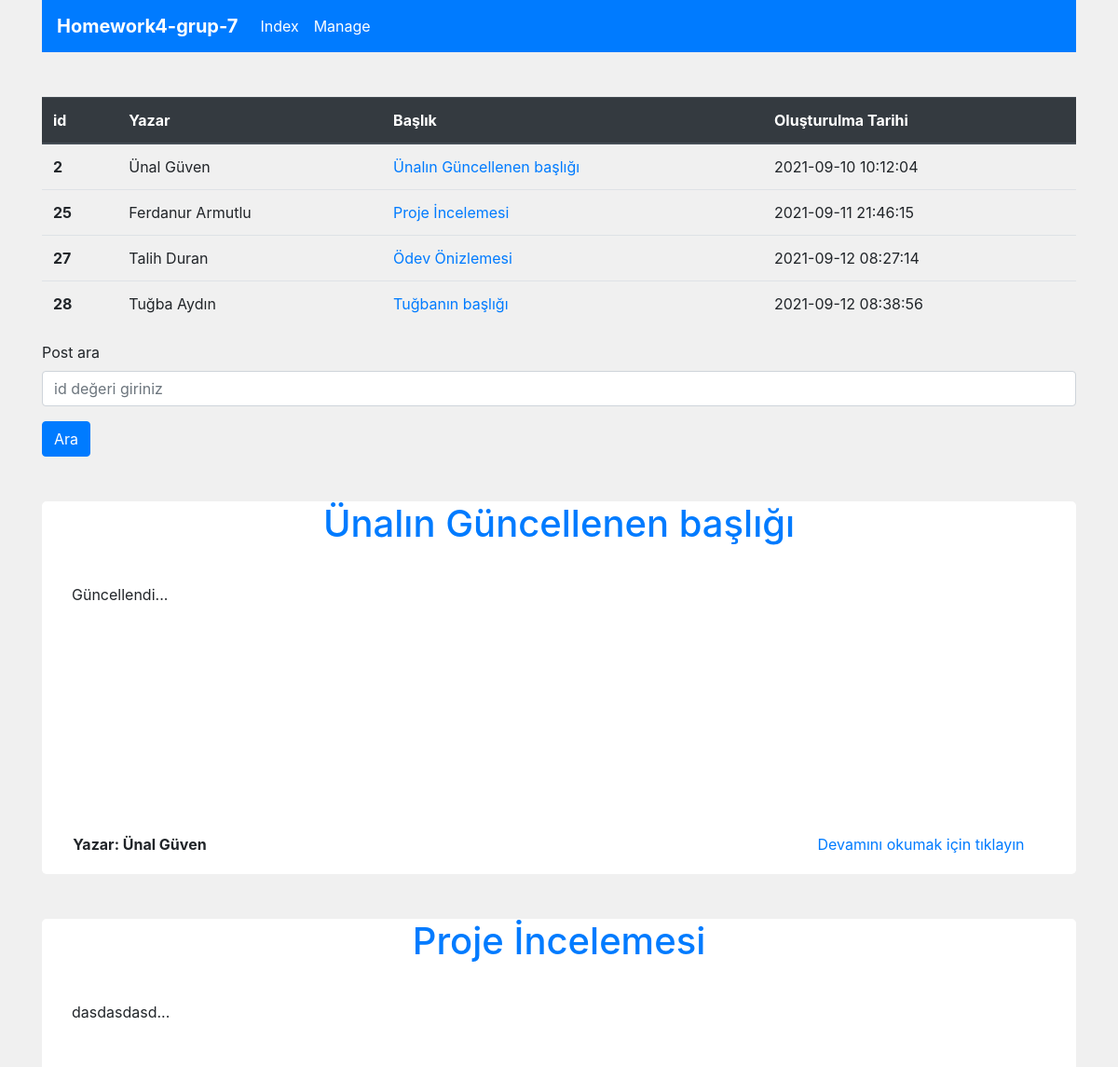
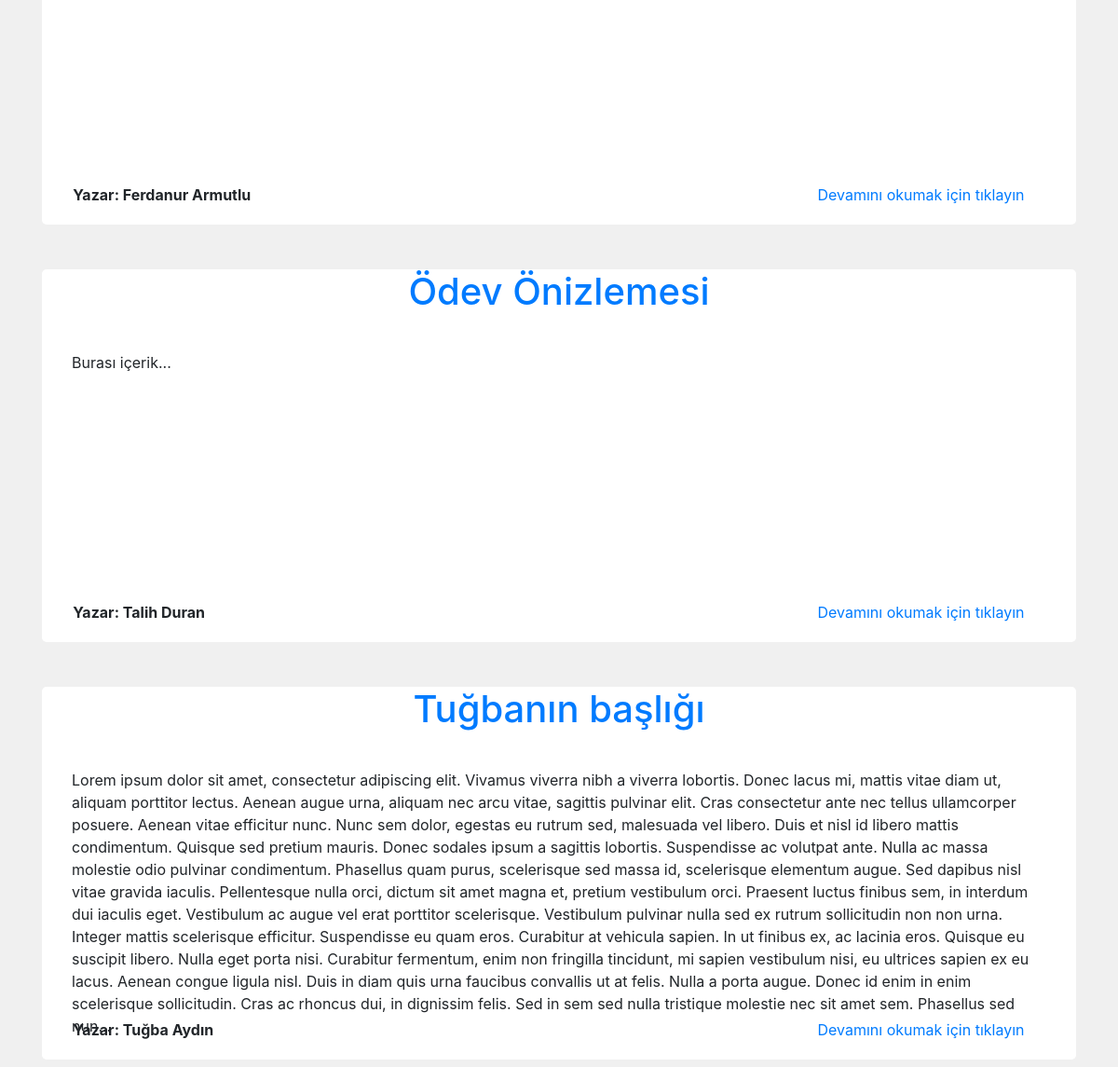
Before: / with the older database file (2 pictures, top to bottom).
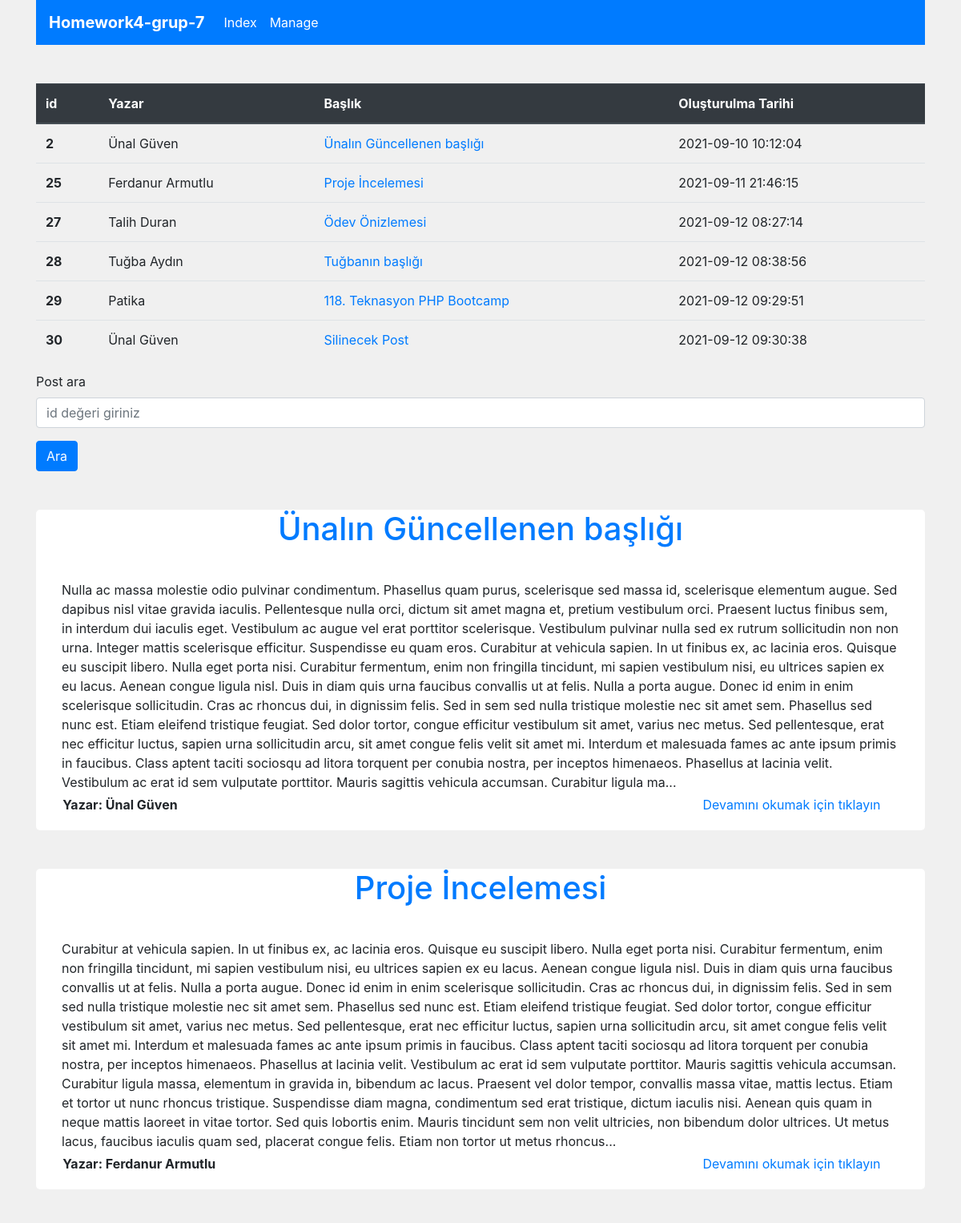
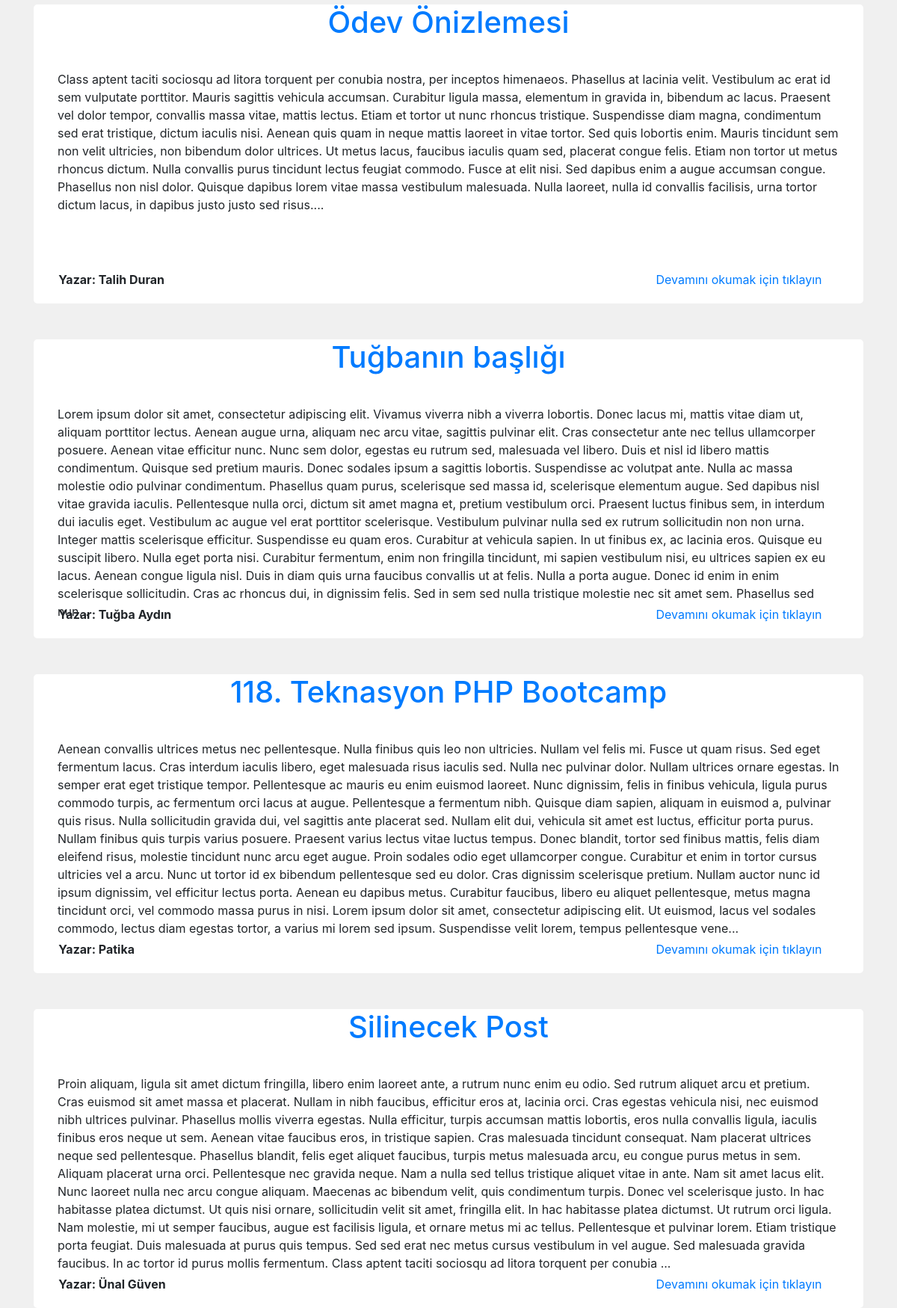
After: the same page with the newer database file (2 pictures, top to bottom).
### tables this page shows
CREATE TABLE `posts` (
  `id` int(11) NOT NULL,
  `author` varchar(55) NOT NULL,
  `post_detail` text NOT NULL,
  `post_header` varchar(255) NOT NULL,
  `post_created` datetime NOT NULL DEFAULT current_timestamp(),
  `post_updated` datetime NOT NULL DEFAULT current_timestamp()
);

### db.class.php (called while the page is built, shortened)
<?php
class DB{
    protected string $user = "root";
    protected string $pass = "";
    protected string $db_name = "post";
    protected string $host_name ="localhost";
    public function createConn() : PDO{
        try{
            return new PDO("mysql:host=$this->host_name;dbname=$this->db_name","$this->user","$this->pass");
        }catch(PDOException $e){
            echo $e-> getMessage();
        }
    }
    public function getAll(string $table_name) : array{
        $conn  = $this->createConn();
        $stmt = $conn->prepare("SELECT * FROM $table_name");
        $stmt->execute();
        return $stmt->fetchAll(PDO::FETCH_ASSOC);
    }
}

### post.class.php (called while the page is built, shortened)
<?php
require "db.class.php";
class Post{
    private object $database;
    public function __construct(DB $database)
    {
        $this->database = $database;
    }
    public function postLists() : array{
       return $this->database->getAll("posts");
    }
}

### index.php (the view, shortened to what this page needs)
<?php  require "post.class.php"; ?>
<!DOCTYPE html>
<html lang="en">
<head>
    <link rel="stylesheet" href="https://cdn.jsdelivr.net/npm/bootstrap@4.6.0/dist/css/bootstrap.min.css">
</head>
<body style = "background-color:rgb(240, 240, 240)">
<div class = "container">
<nav class="navbar navbar-expand-lg navbar-light bg-primary mb-5"  >
  <a class="navbar-brand" href="" style="color: white; font-weight:bold">Homework4-grup-7</a>
  <div class="collapse navbar-collapse" id="navbarNav">
    <ul class="navbar-nav">
      <li class="nav-item active">
        <a class="nav-link" style="color: white;" href="http://localhost/homework4-grup-7/index.php">Index <span class="sr-only">(current)</span></a>
      </li>
      <li class="nav-item active">
        <a class="nav-link" style="color: white;" href="http://localhost/homework4-grup-7/manage.php">Manage<span class="sr-only">(current)</span></a>
      </li>
    </ul>
  </div>
</nav>
    <table class="table">
    <thead class="thead-dark">
      <tr>
        <th scope="col">id</th>
        <th scope="col">Yazar</th>
        <th scope="col">Başlık</th>
        <th scope="col">Oluşturulma Tarihi</th>
      </tr>
    </thead>
    <tbody>
      <?php
      if(isset($_GET['post'])){
        $id = $_GET['post'];
        $postObj = new Post(new DB());
        $post = $postObj->postDetail($id);
        foreach($post as $post_val){
          echo "<tr>" . PHP_EOL;
          echo "<th scope ='row'>$post_val[id]</th>" . PHP_EOL;
          echo "<td>$post_val[author]</td>" . PHP_EOL;
          echo "<td><a href='http://localhost/homework4-grup7/$post_val[post_header].php'> $post_val[post_header]</a></td>" . PHP_EOL;
          echo "<td>$post_val[post_created]</td>" . PHP_EOL;
          echo "</tr> " . PHP_EOL;
      }
      } else {
        $postObj = new Post(new DB());
        $posts = $postObj->postLists();
        foreach($posts as $post){
          echo "<tr>" . PHP_EOL;
          echo "<th scope ='row'>$post[id]</th>" . PHP_EOL;
          echo "<td>$post[author]</td>" . PHP_EOL;
          echo "<td><a href='http://localhost/homework4-grup7/$post[post_header].php'> $post[post_header]</a></td>" . PHP_EOL;
          echo "<td>$post[post_created]</td>" . PHP_EOL;
          echo "</tr> " . PHP_EOL;
      }
      }
      ?>
    </tbody>
</table>
<form action="index.php" method="GET">
<div class="form-group">
       <label for="search-post">Post ara</label>
       <input type="text" name = "post" class="form-control" placeholder="id değeri giriniz">
</div>
<button class="btn btn-primary" type="submit">Ara</button>
</form>
<div class="container p-0 mt-5">
    <?php
  if(isset($_GET['post'])){
    foreach($post as $post_val){
      echo "<div class ='post-box mt-5'>";
      echo "<div class = 'post-box-inner'>";
      echo "<h1> <a href='http://localhost/homework4-grup7/$post_val[post_header].php'>$post_val[post_header]</a></h1>";
      echo "<p>";
      echo substr($post_val['post_detail'], 0 ,1500);
      echo "...</p>";
      echo "</div>";
      echo "<div class ='post-author'>Yazar: $post_val[author]</div>";
      echo "<div class ='post-read'><a href='http://localhost/homework4-grup7/$post_val[post_header].php'>Devamını okumak için tıklayın</a></div>";
      echo "</div>";
    }
  }else{
    foreach($posts as $post){
      echo "<div class ='post-box mt-5'>";
      echo "<div class = 'post-box-inner'>";
      echo "<h1> <a href='http://localhost/homework4-grup7/$post[post_header].php'>$post[post_header]</a></h1>";
      echo "<p>";
      echo substr($post['post_detail'], 0 ,1500);
      echo "...</p>";
      echo "</div>";
      echo "<div class ='post-author'>Yazar: $post[author]</div>";
      echo "<div class ='post-read'><a href='http://localhost/homework4-grup7/$post[post_header].php'>Devamını okumak için tıklayın</a></div>";
      echo "</div>";
   }
  }
    ?>
</div>
</body>
</html>

### index.php (style rules this page uses)
.post-box { width: 100%; height: 400px; background-color: white; border-radius: 5px; position: relative; }
.post-box h1 { text-align: center; }
.post-box-inner p { padding: 2em; }
.post-box-inner a { text-decoration: none; }
.post-author { position: absolute; bottom:5%; left: 3%; font-weight: bold; }
.post-read { position: absolute; bottom: 5%; right:5%; }

Changed rows visible on the page:
changed posts "Ünalın Güncellenen başlığı": post_detail "Güncellendi" → "Nulla ac massa molestie odio pulvinar condimentum. Phasellus quam purus, scelerisque sed massa id, scelerisque elementum augue. Sed dapibus nisl vitae gravida iaculis. Pellentesque nulla orci, dictum sit amet magna et, pretium vestibulum orci. Praesent luctus finibus sem, in interdum dui iaculis eget. Vestibulum ac augue vel erat porttitor scelerisque. Vestibulum pulvinar nulla sed ex rutrum sollicitudin non non urna. Integer mattis scelerisque efficitur. Suspendisse eu quam eros. Curabitur at vehicula sapien. In ut finibus ex, ac lacinia eros. Quisque eu suscipit libero. Nulla eget porta nisi. Curabitur fermentum, enim non fringilla tincidunt, mi sapien vestibulum nisi, eu ultrices sapien…"
changed posts "Proje İncelemesi": post_detail "dasdasdasd" → "Curabitur at vehicula sapien. In ut finibus ex, ac lacinia eros. Quisque eu suscipit libero. Nulla eget porta nisi. Curabitur fermentum, enim non fringilla tincidunt, mi sapien vestibulum nisi, eu ultrices sapien ex eu lacus. Aenean congue ligula nisl. Duis in diam quis urna faucibus convallis ut at felis. Nulla a porta augue. Donec id enim in enim scelerisque sollicitudin. Cras ac rhoncus dui, in dignissim felis. Sed in sem sed nulla tristique molestie nec sit amet sem. Phasellus sed nunc est. Etiam eleifend tristique feugiat. Sed dolor tortor, congue efficitur vestibulum sit amet, varius nec metus. Sed pellentesque, erat nec efficitur luctus, sapien urna sollicitudin arcu, sit amet congue…"
changed posts "Ödev Önizlemesi": post_detail "Burası içerik" → "Class aptent taciti sociosqu ad litora torquent per conubia nostra, per inceptos himenaeos. Phasellus at lacinia velit. Vestibulum ac erat id sem vulputate porttitor. Mauris sagittis vehicula accumsan. Curabitur ligula massa, elementum in gravida in, bibendum ac lacus. Praesent vel dolor tempor, convallis massa vitae, mattis lectus. Etiam et tortor ut nunc rhoncus tristique. Suspendisse diam magna, condimentum sed erat tristique, dictum iaculis nisi. Aenean quis quam in neque mattis laoreet in vitae tortor. Sed quis lobortis enim. Mauris tincidunt sem non velit ultricies, non bibendum dolor ultrices. Ut metus lacus, faucibus iaculis quam sed, placerat congue felis. Etiam non tortor ut metus…"
added posts: id "29", author "Patika", post_header "118. Teknasyon PHP Bootcamp", post_created "2021-09-12 09:29:51", post_detail "Aenean convallis ultrices metus nec pellentesque. Nulla finibus quis leo non ultricies. Nullam vel felis mi. Fusce ut quam risus. Sed eget fermentum lacus. Cras interdum iaculis libero, eget malesuada risus iaculis sed. Nulla nec pulvinar dolor. Nullam ultrices ornare egestas. In semper erat eget tristique tempor. Pellentesque ac mauris eu enim euismod laoreet. Nunc dignissim, felis in finibus vehicula, ligula purus commodo turpis, ac fermentum orci lacus at augue. Pellentesque a fermentum nibh. Quisque diam sapien, aliquam in euismod a, pulvinar quis risus. Nulla sollicitudin gravida dui, vel sagittis ante placerat sed. Nullam elit dui, vehicula sit amet est luctus, efficitur porta purus.…"
added posts: id "30", author "Ünal Güven", post_header "Silinecek Post", post_created "2021-09-12 09:30:38", post_detail "Proin aliquam, ligula sit amet dictum fringilla, libero enim laoreet ante, a rutrum nunc enim eu odio. Sed rutrum aliquet arcu et pretium. Cras euismod sit amet massa et placerat. Nullam in nibh faucibus, efficitur eros at, lacinia orci. Cras egestas vehicula nisi, nec euismod nibh ultrices pulvinar. Phasellus mollis viverra egestas. Nulla efficitur, turpis accumsan mattis lobortis, eros nulla convallis ligula, iaculis finibus eros neque ut sem. Aenean vitae faucibus eros, in tristique sapien. Cras malesuada tincidunt consequat. Nam placerat ultrices neque sed pellentesque. Phasellus blandit, felis eget aliquet faucibus, turpis metus malesuada arcu, eu congue purus metus in sem. Aliquam…"
